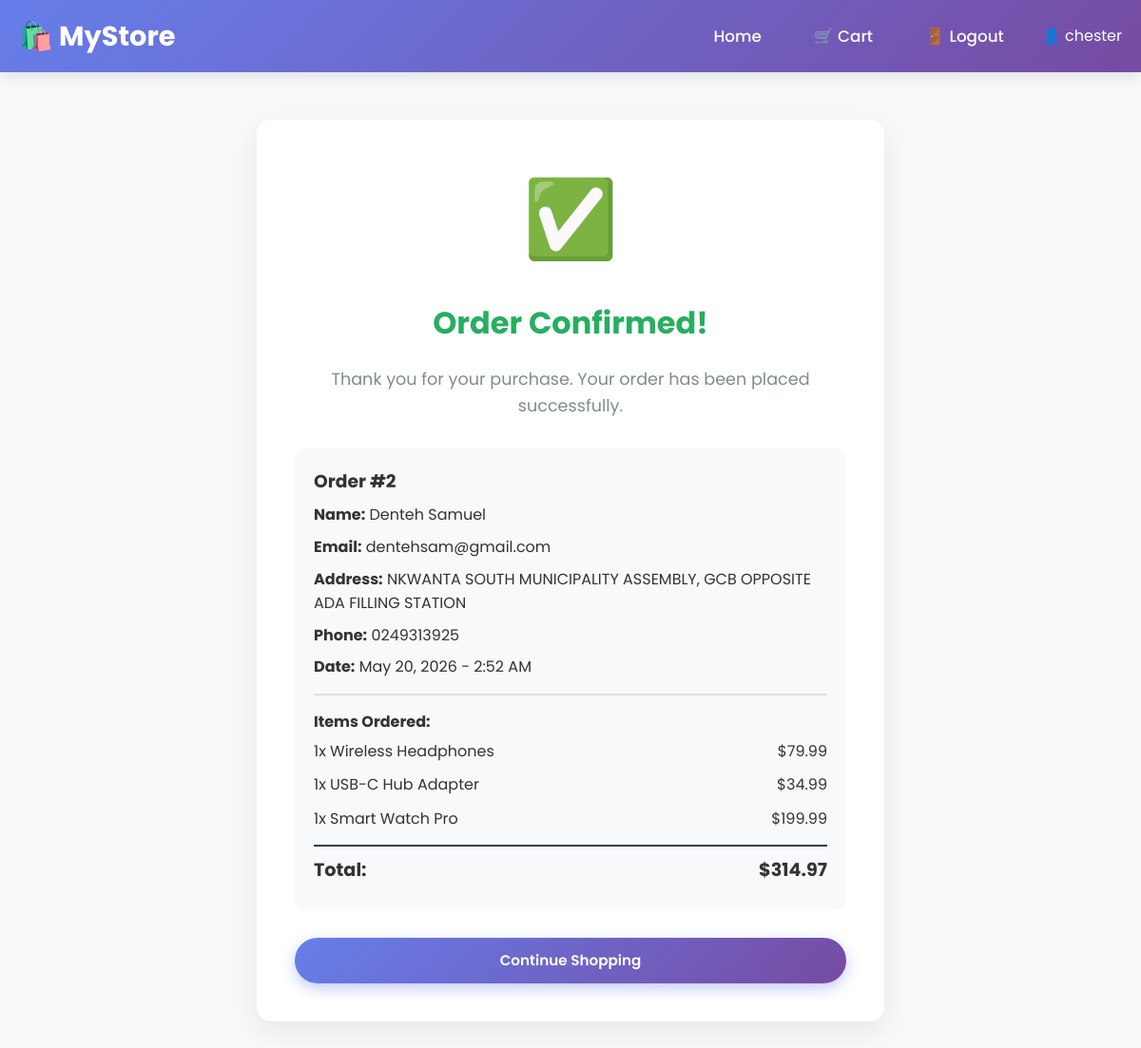
The page /order/2/ (signed in) on the database its author committed.
### store/models.py (models this page shows, shortened)
class Order(models.Model):
    first_name = models.CharField(max_length=100)
    last_name = models.CharField(max_length=100)
    email = models.EmailField()
    address = models.TextField()
    phone = models.CharField(max_length=20)
    created_at = models.DateTimeField(auto_now_add=True)
    paid = models.BooleanField(default=False)
    def get_total_cost(self):
        return sum(item.get_cost() for item in self.items.all())

class OrderItem(models.Model):
    order = models.ForeignKey(Order, related_name='items', on_delete=models.CASCADE)
    product = models.ForeignKey(Product, on_delete=models.CASCADE)
    price = models.DecimalField(max_digits=10, decimal_places=2)
    quantity = models.PositiveIntegerField(default=1)
    def get_cost(self):
        return self.price * self.quantity

class Product(models.Model):
    name = models.CharField(max_length=200)
    description = models.TextField()
    price = models.DecimalField(max_digits=10, decimal_places=2)
    image = models.ImageField(upload_to='product_images/', blank=True, null=True)
    created_at = models.DateTimeField(auto_now_add=True)

### store/views.py (the view)
# urls.py: path('order/<int:order_id>/', views.order_confirmation, name='order_confirmation'),
def order_confirmation(request, order_id):
    order = get_object_or_404(Order, id=order_id)
    return render(request, 'store/order_confirmation.html', {'order': order})

### store/templates/store/order_confirmation.html (shortened to what this page needs)
{% load static %}
<!doctype html>
<html>
  <head>
    <link rel="stylesheet" href="{% static 'store/css/style.css' %}" />
  </head>
  <body>
    <nav class="navbar">
      <div class="nav-container">
        <a href="{% url 'product_list' %}" class="logo">🛍️ MyStore</a>
        <div class="nav-links">
          <a href="{% url 'product_list' %}">Home</a>
          <a href="{% url 'cart_summary' %}" class="cart-icon">🛒 Cart</a>
          {% if user.is_authenticated %}
          <a href="{% url 'logout' %}">🚪 Logout</a>
          <span style="color: white">👤 {{ user.username }}</span>
          {% else %}
          <a href="{% url 'login' %}">🔐 Login</a>
          <a href="{% url 'signup' %}">✨ Sign Up</a>
          {% endif %}
        </div>
      </div>
    </nav>
    <div class="confirmation-container">
      <div class="confirmation-box">
        <div class="success-icon">✅</div>
        <h1 style="color: #27ae60; margin: 20px 0">Order Confirmed!</h1>
        <p style="color: #7f8c8d; font-size: 1.1em">
          Thank you for your purchase. Your order has been placed successfully.
        </p>
        <div class="order-details">
          <h3>Order #{{ order.id }}</h3>
          <p>
            <strong>Name:</strong> {{ order.first_name }} {{ order.last_name }}
          </p>
          <p><strong>Email:</strong> {{ order.email }}</p>
          <p><strong>Address:</strong> {{ order.address }}</p>
          <p><strong>Phone:</strong> {{ order.phone }}</p>
          <p>
            <strong>Date:</strong> {{ order.created_at|date:"F j, Y - g:i A" }}
          </p>
          <div class="items-list">
            <h4>Items Ordered:</h4>
            {% for item in order.items.all %}
            <div class="item-row">
              <span>{{ item.quantity }}x {{ item.product.name }}</span>
              <span>${{ item.get_cost }}</span>
            </div>
            {% endfor %}
            <div
              class="item-row"
              style="
                font-weight: bold;
                font-size: 1.2em;
                margin-top: 10px;
                padding-top: 10px;
                border-top: 2px solid #2c3e50;
              "
            >
              <span>Total:</span>
              <span>${{ order.get_total_cost }}</span>
            </div>
          </div>
        </div>
        <a href="{% url 'product_list' %}" class="btn btn-primary"
          >Continue Shopping</a
        >
      </div>
    </div>
  </body>
</html>

### store/static/store/css/style.css (style rules this page uses)
* { margin: 0; padding: 0; box-sizing: border-box; }
body { font-family: 'Poppins', sans-serif; background-color: #f8f9fa; color: #333; line-height: 1.6; }
.navbar { background: linear-gradient(135deg, #667eea 0%, #764ba2 100%); padding: 15px 0; position: sticky; top: 0; z-index: 1000; box-shadow: 0 4px 15px rgba(0, 0, 0, 0.1); }
.nav-container { max-width: 1200px; margin: 0 auto; padding: 0 20px; display: flex; justify-content: space-between; align-items: center; }
.logo { color: white; font-size: 1.8em; font-weight: 700; text-decoration: none; display: flex; align-items: center; gap: 10px; }
.nav-links { display: flex; gap: 25px; align-items: center; }
.nav-links a { color: white; text-decoration: none; font-weight: 500; font-size: 1.05em; transition: all 0.3s; padding: 8px 15px; border-radius: 25px; }
.cart-icon { position: relative; font-size: 1.4em; }
.btn { display: inline-block; padding: 12px 25px; border-radius: 30px; text-decoration: none; font-weight: 600; font-size: 0.95em; transition: all 0.3s; border: none; cursor: pointer; text-align: center; }
.btn-primary { background: linear-gradient(135deg, #667eea 0%, #764ba2 100%); color: white; width: 100%; box-shadow: 0 5px 15px rgba(102, 126, 234, 0.4); }

### store/templates/store/order_confirmation.html (style rules this page uses)
.confirmation-container { max-width: 700px; margin: 50px auto; padding: 0 20px; text-align: center; }
.confirmation-box { background: white; padding: 40px; border-radius: 15px; box-shadow: 0 10px 30px rgba(0, 0, 0, 0.08); }
.success-icon { font-size: 5em; animation: bounce 1s; }
.order-details { text-align: left; margin: 30px 0; padding: 20px; background: #f8f9fa; border-radius: 10px; }
.order-details p { margin: 8px 0; }
.items-list { margin-top: 15px; padding-top: 15px; border-top: 2px solid #e0e0e0; }
.item-row { display: flex; justify-content: space-between; padding: 5px 0; }

### rows shown on the page
Order: id "2", first_name "Denteh", last_name "Samuel", email "dentehsam@gmail.com", address "NKWANTA SOUTH MUNICIPALITY ASSEMBLY, GCB OPPOSITE ADA FILLING STATION", phone "0249313925", created_at "May 20, 2026 - 2:52 AM", get_total_cost "314.97"
OrderItem: quantity "1", product.name "Wireless Headphones", get_cost "79.99"
OrderItem: quantity "1", product.name "USB-C Hub Adapter", get_cost "34.99"
OrderItem: quantity "1", product.name "Smart Watch Pro", get_cost "199.99"

### other values the page prints
{{ user.username }} "chester"
